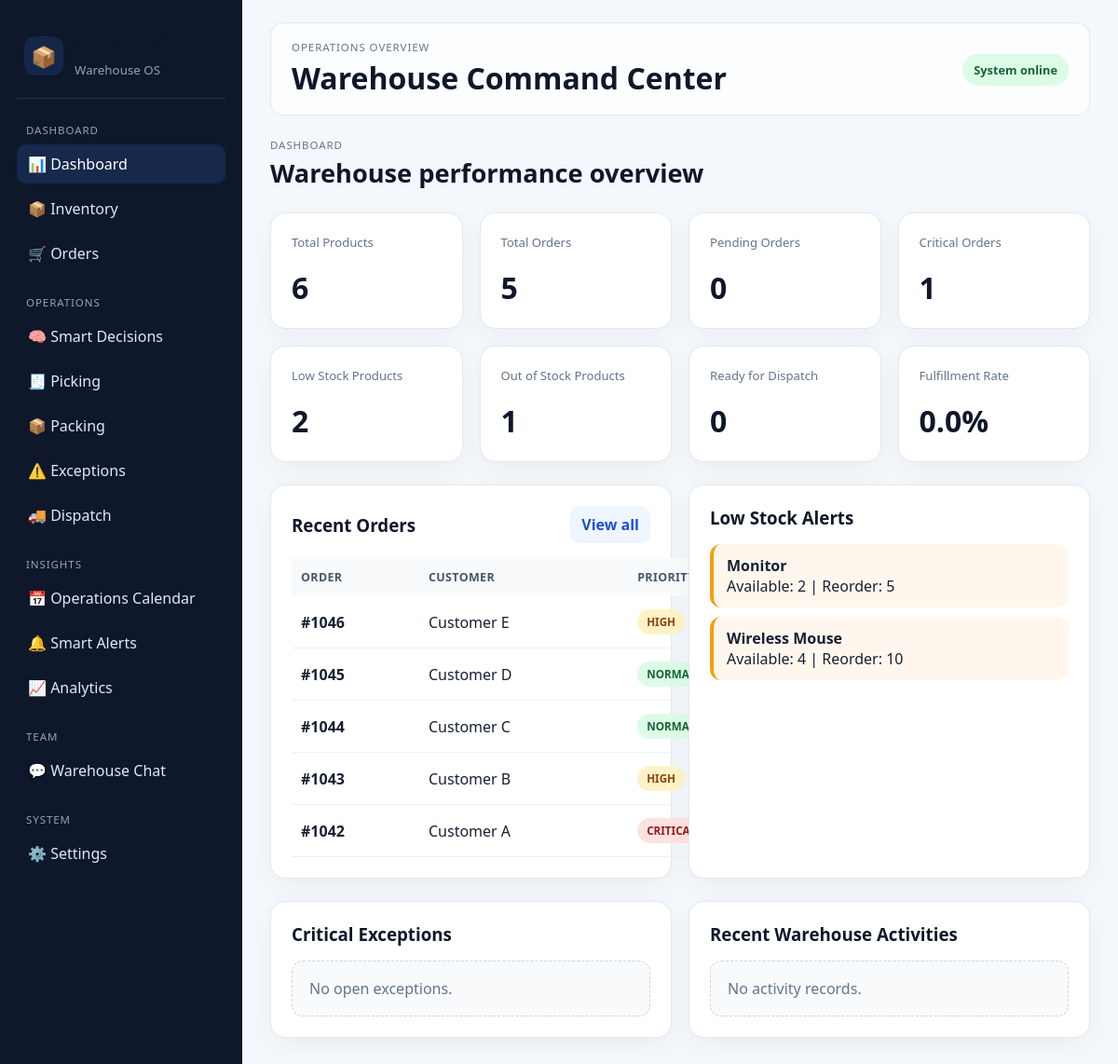
Page /dashboard on the earlier database version.
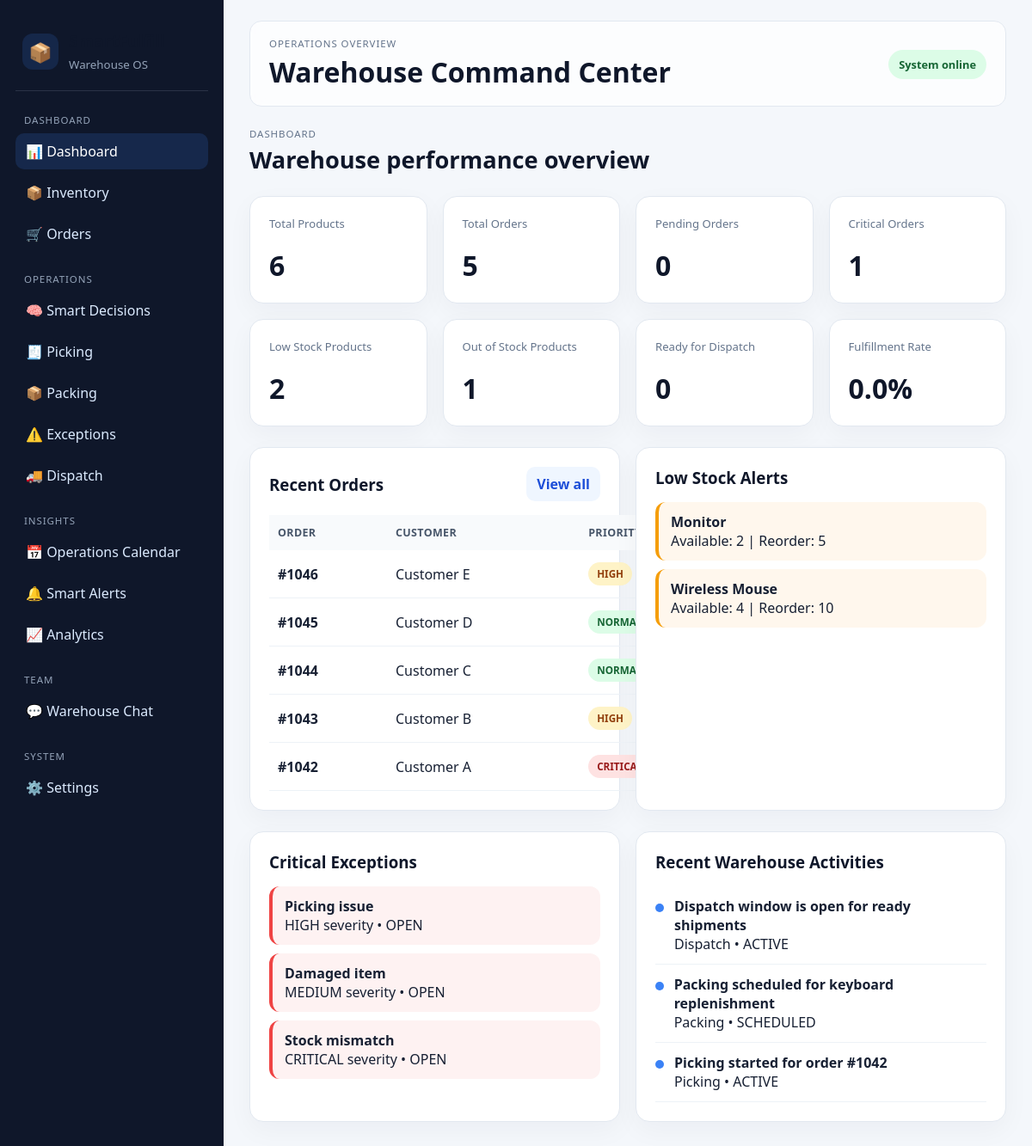
Same page on the later database version.
### tables this page shows
CREATE TABLE orders (
            id INTEGER PRIMARY KEY AUTOINCREMENT,
            order_number TEXT UNIQUE NOT NULL,
            customer TEXT NOT NULL,
            sku TEXT NOT NULL,
            product_name TEXT NOT NULL,
            quantity INTEGER NOT NULL,
            priority TEXT NOT NULL,
            priority_score INTEGER NOT NULL,
            due_date TEXT NOT NULL,
            status TEXT NOT NULL,
            allocated_quantity INTEGER DEFAULT 0,
            shortage_quantity INTEGER DEFAULT 0
        , picking_status TEXT NOT NULL DEFAULT "PENDING", packing_status TEXT NOT NULL DEFAULT "PENDING", dispatch_status TEXT NOT NULL DEFAULT "PENDING", dispatch_time TEXT);

CREATE TABLE inventory (
            id INTEGER PRIMARY KEY AUTOINCREMENT,
            sku TEXT UNIQUE NOT NULL,
            name TEXT NOT NULL,
            category TEXT NOT NULL,
            stock INTEGER NOT NULL,
            reserved INTEGER DEFAULT 0,
            reorder_level INTEGER NOT NULL,
            location TEXT NOT NULL
        );

CREATE TABLE exceptions (
            id INTEGER PRIMARY KEY AUTOINCREMENT,
            order_id INTEGER,
            product_name TEXT,
            exception_type TEXT NOT NULL,
            severity TEXT NOT NULL DEFAULT 'MEDIUM',
            status TEXT NOT NULL DEFAULT 'OPEN',
            recommended_resolution TEXT,
            created_at TEXT DEFAULT CURRENT_TIMESTAMP
        );

CREATE TABLE activities (
            id INTEGER PRIMARY KEY AUTOINCREMENT,
            activity_type TEXT NOT NULL,
            title TEXT NOT NULL,
            order_id INTEGER,
            product_name TEXT,
            status TEXT NOT NULL DEFAULT 'ACTIVE',
            created_at TEXT DEFAULT CURRENT_TIMESTAMP
        );

### app.py (the view)
@app.route('/')
@app.route('/dashboard')
def dashboard():
    metrics = get_metric_summary()
    conn = get_db()
    recent_orders = conn.execute("""
        SELECT o.*, i.stock, i.reserved,
               COALESCE(i.stock, 0) - COALESCE(i.reserved, 0) AS available_stock
        FROM orders o
        LEFT JOIN inventory i ON o.sku = i.sku
        ORDER BY o.id DESC
        LIMIT 5
    """).fetchall()
    low_stock_products = conn.execute("""
        SELECT *, stock - reserved AS available
        FROM inventory
        WHERE stock > 0 AND (stock - reserved) <= reorder_level
        ORDER BY name
    """).fetchall()
    open_exceptions = conn.execute("""
        SELECT *
        FROM exceptions
        WHERE status != 'RESOLVED'
        ORDER BY id DESC
        LIMIT 5
    """).fetchall()
    recent_activities = conn.execute("""
        SELECT *
        FROM activities
        ORDER BY id DESC
        LIMIT 6
    """).fetchall()
    conn.close()
    return render_template(
        'dashboard.html',
        metrics=metrics,
        recent_orders=recent_orders,
        low_stock_products=low_stock_products,
        open_exceptions=open_exceptions,
        recent_activities=recent_activities,
    )

### database.py (called while the page is built)
def get_db():
    conn = sqlite3.connect(DATABASE)
    conn.row_factory = sqlite3.Row
    return conn

### templates/dashboard.html
{% extends "base.html" %}
{% block content %}
<div class="page-header">
    <div>
        <p class="eyebrow">Dashboard</p>
        <h2>Warehouse performance overview</h2>
    </div>
</div>
<div class="stats-grid">
    <div class="metric-card">
        <span>Total Products</span>
        <strong>{{ metrics.total_products }}</strong>
    </div>
    <div class="metric-card">
        <span>Total Orders</span>
        <strong>{{ metrics.total_orders }}</strong>
    </div>
    <div class="metric-card">
        <span>Pending Orders</span>
        <strong>{{ metrics.pending_orders }}</strong>
    </div>
    <div class="metric-card">
        <span>Critical Orders</span>
        <strong>{{ metrics.critical_orders }}</strong>
    </div>
    <div class="metric-card">
        <span>Low Stock Products</span>
        <strong>{{ metrics.low_stock_products }}</strong>
    </div>
    <div class="metric-card">
        <span>Out of Stock Products</span>
        <strong>{{ metrics.out_of_stock_products }}</strong>
    </div>
    <div class="metric-card">
        <span>Ready for Dispatch</span>
        <strong>{{ metrics.ready_dispatch }}</strong>
    </div>
    <div class="metric-card">
        <span>Fulfillment Rate</span>
        <strong>{{ metrics.fulfillment_rate }}%</strong>
    </div>
</div>
<div class="content-grid two-col">
    <section class="panel">
        <div class="panel-header">
            <h3>Recent Orders</h3>
            <a href="/orders" class="link-button">View all</a>
        </div>
        <table>
            <thead>
                <tr>
                    <th>Order</th>
                    <th>Customer</th>
                    <th>Priority</th>
                    <th>Status</th>
                </tr>
            </thead>
            <tbody>
                {% for order in recent_orders %}
                <tr>
                    <td><strong>{{ order['order_number'] }}</strong></td>
                    <td>{{ order['customer'] }}</td>
                    <td><span class="status-badge {{ 'danger' if order['priority'] == 'CRITICAL' else 'warning' if order['priority'] == 'HIGH' else 'success' }}">{{ order['priority'] }}</span></td>
                    <td>{{ order['status'] }}</td>
                </tr>
                {% else %}
                <tr><td colspan="4">No recent orders available.</td></tr>
                {% endfor %}
            </tbody>
        </table>
    </section>
    <section class="panel">
        <div class="panel-header">
            <h3>Low Stock Alerts</h3>
        </div>
        {% for product in low_stock_products %}
        <div class="alert-box warning">
            <strong>{{ product['name'] }}</strong>
            <p>Available: {{ product['stock'] - product['reserved'] }} | Reorder: {{ product['reorder_level'] }}</p>
        </div>
        {% else %}
        <div class="empty-box">No low stock alerts.</div>
        {% endfor %}
    </section>
</div>
<div class="content-grid two-col">
    <section class="panel">
        <div class="panel-header">
            <h3>Critical Exceptions</h3>
        </div>
        {% for exc in open_exceptions %}
        <div class="alert-box danger">
            <strong>{{ exc['exception_type'] }}</strong>
            <p>{{ exc['severity'] }} severity • {{ exc['status'] }}</p>
        </div>
        {% else %}
        <div class="empty-box">No open exceptions.</div>
        {% endfor %}
    </section>
    <section class="panel">
        <div class="panel-header">
            <h3>Recent Warehouse Activities</h3>
        </div>
        {% for activity in recent_activities %}
        <div class="activity-item">
            <span class="activity-dot"></span>
            <div>
                <strong>{{ activity['title'] }}</strong>
                <p>{{ activity['activity_type'] }} • {{ activity['status'] }}</p>
            </div>
        </div>
        {% else %}
        <div class="empty-box">No activity records.</div>
        {% endfor %}
    </section>
</div>
{% endblock %}

### templates/base.html (shortened to what this page needs)
<!DOCTYPE html>
<html lang="en">
<head>
    <link rel="stylesheet" href="{{ url_for('static', filename='style.css') }}">
</head>
<body>
    <aside class="sidebar">
        <div class="brand">
            <div class="brand-icon">📦</div>
            <div>
                <h2>SmartFulfill</h2>
                <small>Warehouse OS</small>
            </div>
        </div>
        <nav>
            <div class="nav-group">
                <p class="nav-title">Dashboard</p>
                <a href="/" class="{% if request.path in ['/', '/dashboard'] %}active{% endif %}">📊 Dashboard</a>
                <a href="/inventory" class="{% if request.path == '/inventory' %}active{% endif %}">📦 Inventory</a>
                <a href="/orders" class="{% if request.path == '/orders' %}active{% endif %}">🛒 Orders</a>
            </div>
            <div class="nav-group">
                <p class="nav-title">Operations</p>
                <a href="/decisions" class="{% if request.path == '/decisions' %}active{% endif %}">🧠 Smart Decisions</a>
                <a href="/picking" class="{% if request.path == '/picking' %}active{% endif %}">🧾 Picking</a>
                <a href="/packing" class="{% if request.path == '/packing' %}active{% endif %}">📦 Packing</a>
                <a href="/exceptions" class="{% if request.path == '/exceptions' %}active{% endif %}">⚠️ Exceptions</a>
                <a href="/dispatch" class="{% if request.path == '/dispatch' %}active{% endif %}">🚚 Dispatch</a>
            </div>
            <div class="nav-group">
                <p class="nav-title">Insights</p>
                <a href="/calendar" class="{% if request.path == '/calendar' %}active{% endif %}">📅 Operations Calendar</a>
                <a href="/alerts" class="{% if request.path == '/alerts' %}active{% endif %}">🔔 Smart Alerts</a>
                <a href="/analytics" class="{% if request.path == '/analytics' %}active{% endif %}">📈 Analytics</a>
            </div>
            <div class="nav-group">
                <p class="nav-title">Team</p>
                <a href="/chat" class="{% if request.path == '/chat' %}active{% endif %}">💬 Warehouse Chat</a>
            </div>
            <div class="nav-group">
                <p class="nav-title">System</p>
                <a href="/settings" class="{% if request.path == '/settings' %}active{% endif %}">⚙️ Settings</a>
            </div>
        </nav>
    </aside>
    <main class="main-content">
        <header class="topbar">
            <div>
                <p class="eyebrow">Operations Overview</p>
                <h1>Warehouse Command Center</h1>
            </div>
            <div class="topbar-actions">
                <span class="status-pill success">System online</span>
            </div>
        </header>
        {% block content %}{% endblock %}
    </main>
</body>
</html>

### static/style.css (style rules this page uses)
* { box-sizing: border-box; margin: 0; padding: 0; font-family: "Segoe UI", Arial, sans-serif; }
body { display: flex; background: #f4f7fb; color: #172033; }
.sidebar { width: 260px; min-height: 100vh; background: #0f172a; color: white; padding: 24px 18px; position: sticky; top: 0; }
.brand { display: flex; align-items: center; gap: 12px; padding: 10px 8px 20px; border-bottom: 1px solid rgba(148, 163, 184, 0.2); margin-bottom: 18px; }
.brand-icon { width: 42px; height: 42px; border-radius: 12px; display: flex; align-items: center; justify-content: center; background: rgba(59, 130, 246, 0.15); font-size: 22px; }
.brand h2 { font-size: 1.2rem; margin-bottom: 2px; }
.brand small { color: #94a3b8; }
.sidebar nav { display: flex; flex-direction: column; gap: 16px; }
.nav-group { display: flex; flex-direction: column; gap: 6px; }
.nav-title { font-size: 0.72rem; text-transform: uppercase; letter-spacing: 0.08em; color: #94a3b8; padding: 8px 10px 2px; }
.sidebar a { color: #dbeafe; text-decoration: none; padding: 10px 12px; border-radius: 10px; transition: 0.2s ease; }
.sidebar a.active, .sidebar a:hover { background: rgba(59, 130, 246, 0.16); color: #fff; }
.main-content { flex: 1; padding: 24px 30px 40px; }
.topbar { display: flex; justify-content: space-between; align-items: center; margin-bottom: 24px; padding: 18px 22px; background: rgba(255,255,255,0.7); border: 1px solid #e2e8f0; border-radius: 14px; backdrop-filter: blur(8px); }
.eyebrow { font-size: 0.72rem; letter-spacing: 0.08em; text-transform: uppercase; color: #64748b; margin-bottom: 4px; }
h1, h2, h3 { color: #0f172a; }
.topbar h1 { font-size: 2rem; }
.status-pill { padding: 8px 12px; border-radius: 999px; font-size: 0.8rem; font-weight: 600; }
.status-pill.success { background: #dcfce7; color: #166534; }
.page-header { display: flex; align-items: center; justify-content: space-between; margin-bottom: 24px; }
.page-header h2 { font-size: 1.7rem; }
.stats-grid { display: grid; grid-template-columns: repeat(4, minmax(180px, 1fr)); gap: 18px; margin-bottom: 24px; }
.metric-card, .panel, .decision-card { background: white; border: 1px solid #e2e8f0; border-radius: 16px; box-shadow: 0 10px 30px rgba(15, 23, 42, 0.04); }
.metric-card { padding: 22px; }
.metric-card span { display: block; font-size: 0.82rem; color: #64748b; margin-bottom: 18px; }
.metric-card strong { font-size: 2rem; color: #0f172a; }
.content-grid { display: grid; gap: 18px; margin-bottom: 24px; }
.two-col { grid-template-columns: repeat(2, minmax(0, 1fr)); }
.panel { padding: 22px; }
.panel-header { display: flex; align-items: center; justify-content: space-between; margin-bottom: 16px; }
.link-button, .primary-btn { display: inline-block; text-decoration: none; font-weight: 600; border-radius: 10px; padding: 9px 12px; background: #eff6ff; color: #1d4ed8; }
table { width: 100%; border-collapse: collapse; min-width: 720px; }
th { text-align: left; background: #f8fafc; color: #475569; padding: 12px 10px; font-size: 0.78rem; letter-spacing: 0.03em; text-transform: uppercase; }
td { padding: 14px 10px; border-bottom: 1px solid #edf2f7; vertical-align: middle; }
.status-badge { display: inline-block; padding: 6px 10px; border-radius: 999px; font-size: 0.73rem; font-weight: 700; text-transform: uppercase; }
.status-badge.success { background: #dcfce7; color: #166534; }
.status-badge.warning { background: #fef3c7; color: #92400e; }
.status-badge.danger { background: #fee2e2; color: #991b1b; }
.alert-box { padding: 12px 14px; border-radius: 12px; margin-top: 10px; border-left: 4px solid; }
.alert-box.warning { background: #fff7ed; border-color: #f59e0b; }
.alert-box.danger { background: #fef2f2; border-color: #ef4444; }
.activity-item { display: flex; gap: 12px; padding: 12px 0; border-bottom: 1px solid #edf2f7; }
.activity-dot { width: 10px; height: 10px; background: #3b82f6; border-radius: 50%; margin-top: 8px; }

Differences in the rows shown:
added exceptions: exception_type "Picking issue", severity "HIGH", status "OPEN"
added exceptions: exception_type "Damaged item", severity "MEDIUM", status "OPEN"
added exceptions: exception_type "Stock mismatch", severity "CRITICAL", status "OPEN"
added activities: title "Dispatch window is open for ready shipments", activity_type "Dispatch", status "ACTIVE"
added activities: title "Packing scheduled for keyboard replenishment", activity_type "Packing", status "SCHEDULED"
added activities: title "Picking started for order #1042", activity_type "Picking", status "ACTIVE"
Other differences:
text no longer shown: "No open exceptions. No activity records."
